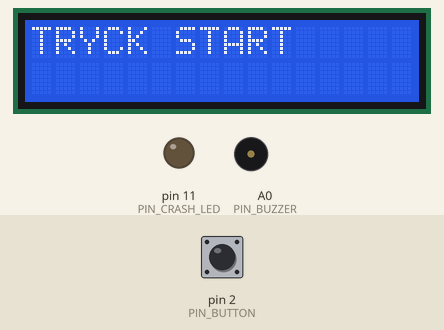
Bench run of a sketch on a simulated Arduino Uno, built with avr-gcc and run on an emulated ATmega328P. Parts: 16×2 character LCD, output pins drawn as LEDs (lit = HIGH), buzzer (waves = sounding). The test bench sets the inputs (shaded band); at power-on: pin 2 (PIN_BUTTON) HIGH. Random numbers use the default seed unless the sketch sets one; pins used as bus, display or sensor lines are not drawn.

Above: at 1.9 s.
2.0 s: pin 2 (PIN_BUTTON) pulsed LOW 2 times (0.12 s each, 0.3 s apart)
At 2.25 s:
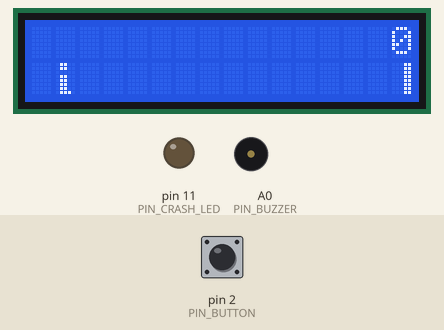
4.1 s: pin 2 (PIN_BUTTON) pulled LOW for 1 s
At 4.24 s:
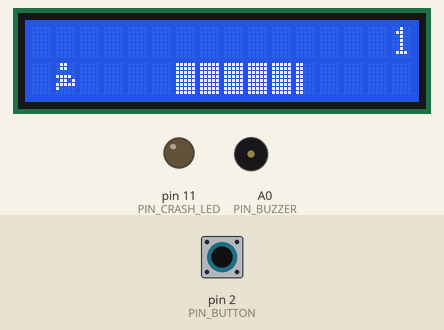
5.7 s: pin 2 (PIN_BUTTON) pulled LOW for 0.15 s
At 8.2 s:
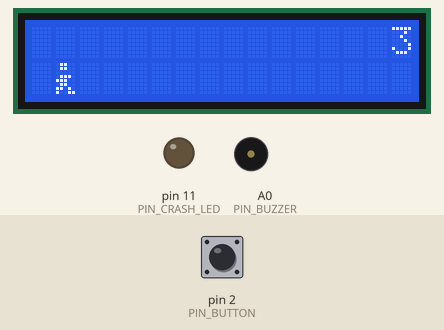
8.8 s: pin 2 (PIN_BUTTON) pulled LOW for 3.2 s
At 9.22 s:
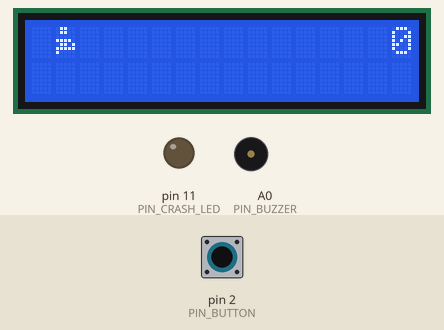
12.6 s: pin 2 (PIN_BUTTON) pulled LOW for 0.15 s
At 13.2 s:
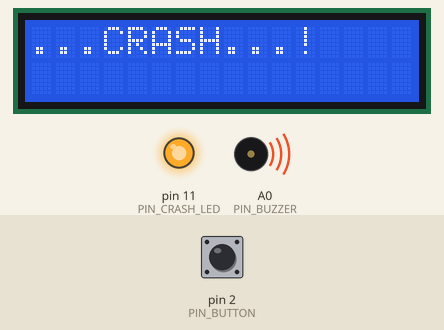
Timing chart, 0 to 14.3 s (numbered marks = the images above; inputs shaded):
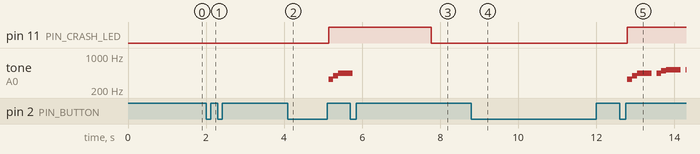

The sketch:

assignment_4.ino
```cpp
/***************************************************************************
*  Projekt 16 - LCD-Game-Nisse
*  Nisse springer i en bana med hinder/kloss som rullar åt vänster
****************************************************************************/
#include <LiquidCrystal.h>

#define NOTE_C4 262
#define NOTE_D4 294
#define NOTE_E4 330
#define NOTE_F4 349
#define NOTE_G4 392
#define NOTE_A4 440
#define NOTE_B4 494
#define NOTE_C5 523
#define NOTE_D5 587
#define NOTE_E5 659
#define NOTE_F5 698
#define NOTE_G5 784
#define NOTE_A5 880
#define NOTE_B5 988

#define PIN_BUTTON 2
#define PIN_CRASH_LED 11
#define PIN_AUTOPLAY 1
#define PIN_READWRITE 10
#define PIN_CONTRAST 12
#define PIN_BUZZER A0

#define BLOCK_RUN1 1
#define BLOCK_RUN2 2
#define BLOCK_JUMP 3
#define BLOCK_JUMP_UPPER '.'     //Används tecken '.' för huvudet
#define BLOCK_JUMP_LOWER 4
#define BLOCK_TRACK_EMPTY ' '    //Användaren tecken ' ' character
#define BLOCK_TRACK_SOLID 5
#define BLOCK_TRACK_SOLID_RIGHT 6
#define BLOCK_TRACK_SOLID_LEFT 7

#define NISSE_HORIZONTAL_POSITION 1    //Horisontell position för hjälten på displayen

#define TRACK_WIDTH 16
#define TRACK_EMPTY 0
#define TRACK_LOWER_BLOCK 1
#define TRACK_UPPER_BLOCK 2

#define NISSE_POSITION_OFF 0          // Nisse är osynlig
#define NISSE_POSITION_RUN_LOWER_1 1  // Nisse springer på nedre raden (position 1)
#define NISSE_POSITION_RUN_LOWER_2 2  //                                 (position 2)

#define NISSE_POSITION_JUMP_1 3       // Börjar ett hopp
#define NISSE_POSITION_JUMP_2 4       // Halvvägs upp
#define NISSE_POSITION_JUMP_3 5       // Hoppet är på övre raden
#define NISSE_POSITION_JUMP_4 6       // Hoppet är på övre raden
#define NISSE_POSITION_JUMP_5 7       // Hoppet är på övre raden
#define NISSE_POSITION_JUMP_6 8       // Hoppet är på övre raden
#define NISSE_POSITION_JUMP_7 9       // Halvvägs upp
#define NISSE_POSITION_JUMP_8 10      // På väg att landa

#define NISSE_POSITION_RUN_UPPER_1 11 // Nisseen springer på övre raden (position 1))
#define NISSE_POSITION_RUN_UPPER_2 12 //                                (position 2)

// Initiera biblioteket med de stift vi använder.
const int RS = 4;
const int E  = 3;
const int D4 = 7;
const int D5 = 8;
const int D6 = 9;
const int D7 = 10;
LiquidCrystal lcd(RS, E, D4, D5, D6, D7);

static char trackUpper[TRACK_WIDTH + 1];
static char trackLower[TRACK_WIDTH + 1];
static bool buttonPushed = false;

enum SpeedLevel {
  ONE = 100,
  TWO = 50
};

/****************************************************************
* Funktionen skapar Nisse
*****************************************************************/
void createGraphicNisse(){
  static byte graphicNisse[] = {
    // Körläget 1
    B01100,
    B01100,
    B00000,
    B01110,
    B11100,
    B01100,
    B11010,
    B10011,
    // Körläget 2
    B01100,
    B01100,
    B00000,
    B01100,
    B01100,
    B01100,
    B01100,
    B01110,
    // Hopp
    B01100,
    B01100,
    B00000,
    B11110,
    B01101,
    B11111,
    B10000,
    B00000,
    // Hoppa lägre
    B11110,
    B01101,
    B11111,
    B10000,
    B00000,
    B00000,
    B00000,
    B00000,
    // Banan-marken
    B11111,
    B11111,
    B11111,
    B11111,
    B11111,
    B11111,
    B11111,
    B11111,
    // landa till höger på marken/banan
    B00011,
    B00011,
    B00011,
    B00011,
    B00011,
    B00011,
    B00011,
    B00011,
    // landa till vänster på marken/banan
    B11000,
    B11000,
    B11000,
    B11000,
    B11000,
    B11000,
    B11000,
    B11000,
  };

  int i;
  // Hoppa över att använda tecken 0, det gör att lcd.print() kan användas
  // för att rita snabbt flera tecken
  for (i = 0; i < 7; ++i) {
    lcd.createChar(i + 1, &graphicNisse[i * 8]);
  }

  for (i = 0; i < TRACK_WIDTH; ++i) {
    trackUpper[i] = BLOCK_TRACK_EMPTY;
    trackLower[i] = BLOCK_TRACK_EMPTY;
  }
}

/****************************************************************
* Funktionen Skjuter/rullar spelbanan åt vänster.
*****************************************************************/
void rollTrackToLeft(char* track, byte newTrack){
  for (int i = 0; i < TRACK_WIDTH; ++i) {

    char current = track[i];
    char next = (i == TRACK_WIDTH-1) ? newTrack : track[i+1];

    switch (current){
      case BLOCK_TRACK_EMPTY:
        track[i] = (next == BLOCK_TRACK_SOLID) ? BLOCK_TRACK_SOLID_RIGHT : BLOCK_TRACK_EMPTY;
        break;

      case BLOCK_TRACK_SOLID:
        track[i] = (next == BLOCK_TRACK_EMPTY) ? BLOCK_TRACK_SOLID_LEFT : BLOCK_TRACK_SOLID;
        break;

      case BLOCK_TRACK_SOLID_RIGHT:
        track[i] = BLOCK_TRACK_SOLID;
        break;

      case BLOCK_TRACK_SOLID_LEFT:
        track[i] = BLOCK_TRACK_EMPTY;
        break;
    }
  }
}

/*********************************************************************
* Funktionen ritar Nisses olika positioner i spelbanan och scenen.
**********************************************************************/
bool drawNisse(byte position, char* trackUpper, char* trackLower, unsigned int score) {
    bool crash = false;
    char upperSave = trackUpper[NISSE_HORIZONTAL_POSITION];
    char lowerSave = trackLower[NISSE_HORIZONTAL_POSITION];
    byte upper, lower;

    switch (position) {
      case NISSE_POSITION_OFF:
        upper = lower = BLOCK_TRACK_EMPTY;
        break;

      case NISSE_POSITION_RUN_LOWER_1:
        upper = BLOCK_TRACK_EMPTY;
        lower = BLOCK_RUN1;
        break;

      case NISSE_POSITION_RUN_LOWER_2:
        upper = BLOCK_TRACK_EMPTY;
        lower = BLOCK_RUN2;
        break;

      case NISSE_POSITION_JUMP_1:
      case NISSE_POSITION_JUMP_8:
        upper = BLOCK_TRACK_EMPTY;
        lower = BLOCK_JUMP;
        break;

      case NISSE_POSITION_JUMP_2:
      case NISSE_POSITION_JUMP_7:
        upper = BLOCK_JUMP_UPPER;
        lower = BLOCK_JUMP_LOWER;
        break;

      case NISSE_POSITION_JUMP_3:
      case NISSE_POSITION_JUMP_4:
      case NISSE_POSITION_JUMP_5:
      case NISSE_POSITION_JUMP_6:
        upper = BLOCK_JUMP;
        lower = BLOCK_TRACK_EMPTY;
        break;

      case NISSE_POSITION_RUN_UPPER_1:
        upper = BLOCK_RUN1;
        lower = BLOCK_TRACK_EMPTY;
        break;

      case NISSE_POSITION_RUN_UPPER_2:
        upper = BLOCK_RUN2;
        lower = BLOCK_TRACK_EMPTY;
        break;
    }

    if (upper != ' ') {
      trackUpper[NISSE_HORIZONTAL_POSITION] = upper;
      crash = !(upperSave == BLOCK_TRACK_EMPTY);
    }

    if (lower != ' ') {
      trackLower[NISSE_HORIZONTAL_POSITION] = lower;
      crash |= !(lowerSave == BLOCK_TRACK_EMPTY);
    }

    byte digits = (score > 9999)
      ? 5
      : (score > 999)
        ? 4
        : (score > 99)
          ? 3
          : (score > 9)
            ? 2
            : 1;

    // Ritar scenen
    trackUpper[TRACK_WIDTH] = '\0';
    trackLower[TRACK_WIDTH] = '\0';

    char temp = trackUpper[16-digits];
    trackUpper[16-digits] = '\0';

    lcd.setCursor(0,0);
    lcd.print(trackUpper);
    trackUpper[16-digits] = temp;
    lcd.setCursor(0,1);
    lcd.print(trackLower);

    lcd.setCursor(16 - digits,0);
    lcd.print(score);

    trackUpper[NISSE_HORIZONTAL_POSITION] = upperSave;
    trackLower[NISSE_HORIZONTAL_POSITION] = lowerSave;

    return crash;
} //End funktionen drawNisse()


// Funktionen hanterar knapptryckningen som ett avbrott
void buttonPush() {
  buttonPushed = true;
}

void playSong() {
  int notes[] = {
    NOTE_E4, NOTE_G4, NOTE_A4, NOTE_A4, 0,
    NOTE_A4, NOTE_B4, NOTE_C5, NOTE_C5, 0,
    NOTE_C5, NOTE_D5, NOTE_B4, NOTE_B4, 0,
    NOTE_A4, NOTE_G4, NOTE_A4, 0,
    NOTE_E4, NOTE_G4, NOTE_A4, NOTE_A4, 0,
    NOTE_A4, NOTE_B4, NOTE_C5, NOTE_C5, 0,
    NOTE_C5, NOTE_D5, NOTE_B4, NOTE_B4, 0,
    NOTE_A4, NOTE_G4, NOTE_A4, 0,
    NOTE_E4, NOTE_G4, NOTE_A4, NOTE_A4, 0,
    NOTE_A4, NOTE_C5, NOTE_D5, NOTE_D5, 0,
    NOTE_D5, NOTE_E5, NOTE_F5, NOTE_F5, 0,
    NOTE_E5, NOTE_D5, NOTE_E5, NOTE_A4, 0,
    NOTE_A4, NOTE_B4, NOTE_C5, NOTE_C5, 0,
    NOTE_D5, NOTE_E5, NOTE_A4, 0,
    NOTE_A4, NOTE_C5, NOTE_B4, NOTE_B4, 0,
    NOTE_C5, NOTE_A4, NOTE_B4, 0,
    NOTE_A4, NOTE_A4,
    //Repeat of first part
    NOTE_A4, NOTE_B4, NOTE_C5, NOTE_C5, 0,
    NOTE_C5, NOTE_D5, NOTE_B4, NOTE_B4, 0,
    NOTE_A4, NOTE_G4, NOTE_A4, 0,
    NOTE_E4, NOTE_G4, NOTE_A4, NOTE_A4, 0,
    NOTE_A4, NOTE_B4, NOTE_C5, NOTE_C5, 0,
    NOTE_C5, NOTE_D5, NOTE_B4, NOTE_B4, 0,
    NOTE_A4, NOTE_G4, NOTE_A4, 0,
    NOTE_E4, NOTE_G4, NOTE_A4, NOTE_A4, 0,
    NOTE_A4, NOTE_C5, NOTE_D5, NOTE_D5, 0,
    NOTE_D5, NOTE_E5, NOTE_F5, NOTE_F5, 0,
    NOTE_E5, NOTE_D5, NOTE_E5, NOTE_A4, 0,
    NOTE_A4, NOTE_B4, NOTE_C5, NOTE_C5, 0,
    NOTE_D5, NOTE_E5, NOTE_A4, 0,
    NOTE_A4, NOTE_C5, NOTE_B4, NOTE_B4, 0,
    NOTE_C5, NOTE_A4, NOTE_B4, 0,
    //End of Repeat
    NOTE_E5, 0, 0, NOTE_F5, 0, 0,
    NOTE_E5, NOTE_E5, 0, NOTE_G5, 0, NOTE_E5, NOTE_D5, 0, 0,
    NOTE_D5, 0, 0, NOTE_C5, 0, 0,
    NOTE_B4, NOTE_C5, 0, NOTE_B4, 0, NOTE_A4,
    NOTE_E5, 0, 0, NOTE_F5, 0, 0,
    NOTE_E5, NOTE_E5, 0, NOTE_G5, 0, NOTE_E5, NOTE_D5, 0, 0,
    NOTE_D5, 0, 0, NOTE_C5, 0, 0,
    NOTE_B4, NOTE_C5, 0, NOTE_B4, 0, NOTE_A4
  };

  int durations[] = {
    125, 125, 250, 125, 125,
    125, 125, 250, 125, 125,
    125, 125, 250, 125, 125,
    125, 125, 375, 125,
    125, 125, 250, 125, 125,
    125, 125, 250, 125, 125,
    125, 125, 250, 125, 125,
    125, 125, 375, 125,
    125, 125, 250, 125, 125,
    125, 125, 250, 125, 125,
    125, 125, 250, 125, 125,
    125, 125, 125, 250, 125,
    125, 125, 250, 125, 125,
    250, 125, 250, 125,
    125, 125, 250, 125, 125,
    125, 125, 375, 375,
    250, 125,
    125, 125, 250, 125, 125,
    125, 125, 250, 125, 125,
    125, 125, 375, 125,
    125, 125, 250, 125, 125,
    125, 125, 250, 125, 125,
    125, 125, 250, 125, 125,
    125, 125, 375, 125,
    125, 125, 250, 125, 125,
    125, 125, 250, 125, 125,
    125, 125, 250, 125, 125,
    125, 125, 125, 250, 125,
    125, 125, 250, 125, 125,
    250, 125, 250, 125,
    125, 125, 250, 125, 125,
    125, 125, 375, 375,
    250, 125, 375, 250, 125, 375,
    125, 125, 125, 125, 125, 125, 125, 125, 375,
    250, 125, 375, 250, 125, 375,
    125, 125, 125, 125, 125, 500,
    250, 125, 375, 250, 125, 375,
    125, 125, 125, 125, 125, 125, 125, 125, 375,
    250, 125, 375, 250, 125, 375,
    125, 125, 125, 125, 125, 500
  };

  const int totalNotes = sizeof(notes) / sizeof(int);
  const int buzzer = A0;
  const float songSpeed = 1.0;

  for (int i = 0; i < totalNotes; i++) {
    if(buttonPushed) {
      break;
    }

    const int currentNote = notes[i];
    float wait = durations[i] / songSpeed;

    if(currentNote != 0) {
      tone(buzzer, notes[i], wait);
    } else {
      noTone(buzzer);
    }

    delay(wait);
  }
}


void setup() {
  Serial.begin(9600);

  pinMode(PIN_BUZZER, OUTPUT);
  pinMode(PIN_CRASH_LED, OUTPUT);

  pinMode(PIN_READWRITE, OUTPUT);
  digitalWrite(PIN_READWRITE, LOW);

  pinMode(PIN_CONTRAST, OUTPUT);
  digitalWrite(PIN_CONTRAST, LOW);

  pinMode(PIN_BUTTON, INPUT);
  digitalWrite(PIN_BUTTON, HIGH);

  pinMode(PIN_AUTOPLAY, OUTPUT);
  digitalWrite(PIN_AUTOPLAY, HIGH);

  // Digital stift 2 mappas för att avbryta 0 /*PIN_BUTTON*/
  attachInterrupt(0, buttonPush, FALLING);

  createGraphicNisse();

  lcd.begin(16, 2);
}

void loop() {
  static byte nissePos  = NISSE_POSITION_RUN_LOWER_1;
  static byte newTrackType  = TRACK_EMPTY;
  static byte newTrackDuration = 1;
  static bool playing = false;
  static bool blink   = false;
  static unsigned int distance = 0;

  if (!playing) {
    drawNisse((blink) ? NISSE_POSITION_OFF : nissePos, trackUpper, trackLower, distance >> 3);

    if (blink) {
      lcd.setCursor(0,0);
      lcd.clear();
      lcd.print("*GAME NISSE*");
      delay(1000);
      lcd.clear();
      lcd.print("TRYCK START");
    }

    delay(500);
    blink = !blink;

    if (buttonPushed) {
      createGraphicNisse();
      nissePos = NISSE_POSITION_RUN_LOWER_1;
      playing = true;
      buttonPushed = false;
      distance = 0;
    }

    return;
  }

  // Spelbanan rullar åt vänster
  rollTrackToLeft(trackLower, newTrackType == TRACK_LOWER_BLOCK ? BLOCK_TRACK_SOLID : BLOCK_TRACK_EMPTY);
  rollTrackToLeft(trackUpper, newTrackType == TRACK_UPPER_BLOCK ? BLOCK_TRACK_SOLID : BLOCK_TRACK_EMPTY);

  // Skapa ny spelbana för att komma in till höger
  if (--newTrackDuration == 0) {
    if (newTrackType == TRACK_EMPTY) {
      newTrackType = (random(3) == 0) ? TRACK_UPPER_BLOCK : TRACK_LOWER_BLOCK;
      newTrackDuration = 2 + random(10);
    } else {
      newTrackType = TRACK_EMPTY;
      newTrackDuration = 10 + random(10);
    }
  }

  if (buttonPushed) {
    if (nissePos <= NISSE_POSITION_RUN_LOWER_2) nissePos = NISSE_POSITION_JUMP_1;

    buttonPushed = false;
  }

  // Spelaren krachar med en block/något. Jäklar!
  if (drawNisse(nissePos, trackUpper, trackLower, distance >> 4)) {
    lcd.clear();
    lcd.print("...CRASH...!");

    digitalWrite(PIN_CRASH_LED, HIGH);
    playSong();

    delay(2000);

    lcd.clear();
    digitalWrite(PIN_CRASH_LED, LOW);

    createGraphicNisse();
    nissePos = NISSE_POSITION_RUN_LOWER_1;
    playing = false;
  } else {
    if (nissePos == NISSE_POSITION_RUN_LOWER_2 || nissePos == NISSE_POSITION_JUMP_8) {
      nissePos = NISSE_POSITION_RUN_LOWER_1;
    } else if ((nissePos >= NISSE_POSITION_JUMP_3 && nissePos <= NISSE_POSITION_JUMP_5) && trackLower[NISSE_HORIZONTAL_POSITION] != BLOCK_TRACK_EMPTY) {
      nissePos = NISSE_POSITION_RUN_UPPER_1;
    } else if (nissePos >= NISSE_POSITION_RUN_UPPER_1 && trackLower[NISSE_HORIZONTAL_POSITION] == BLOCK_TRACK_EMPTY) {
      nissePos = NISSE_POSITION_JUMP_5;
    } else if (nissePos == NISSE_POSITION_RUN_UPPER_2) {
      nissePos = NISSE_POSITION_RUN_UPPER_1;
    } else {
      ++nissePos;
    }

    ++distance;

    digitalWrite(PIN_AUTOPLAY, trackLower[NISSE_HORIZONTAL_POSITION + 2] == BLOCK_TRACK_EMPTY ? HIGH : LOW);
  }
  delay(100);
}
```

Measured:
- after the input at 5.7 s, pin 11 (PIN_CRASH_LED): HIGH → LOW after 2.1 s; the display: first changes after 2.1 s (image 3 shows a later state)
- after the input at 12.6 s, pin 11 (PIN_CRASH_LED): LOW → HIGH after 0.19 s; tone on A0 (PIN_BUZZER): plays 330 Hz for 0.13 s, 392 Hz for 0.13 s, 440 Hz for 0.38 s, 440 Hz for 0.13 s, 494 Hz for 0.13 s, 523 Hz for 0.38 s … (7 notes in this stretch), starting after 0.19 s
- what the display in image 3 shows lasts 0.5 s, from 7.9 s to 8.4 s
- what the display in image 4 shows lasts 0.4 s, from 9.0 s to 9.4 s
